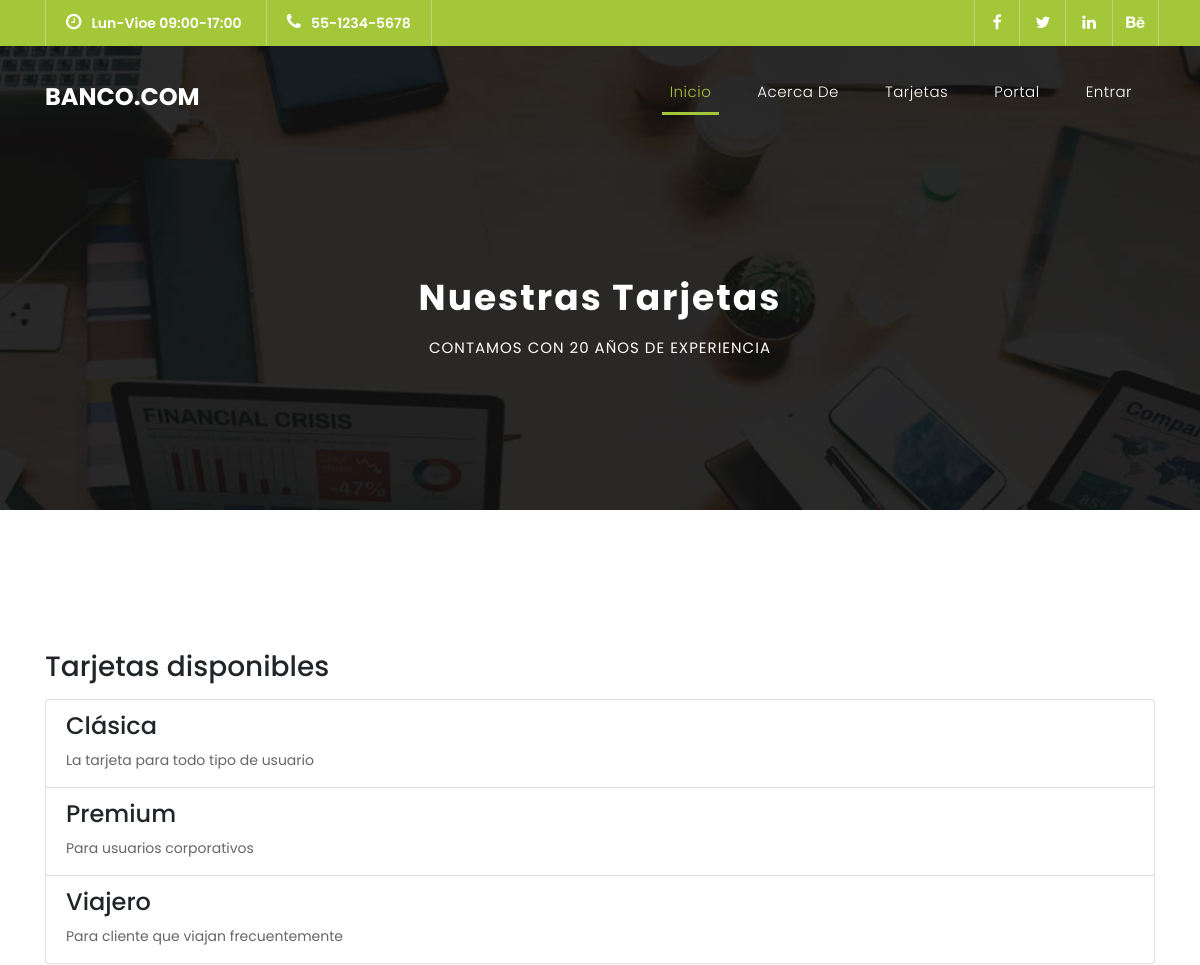
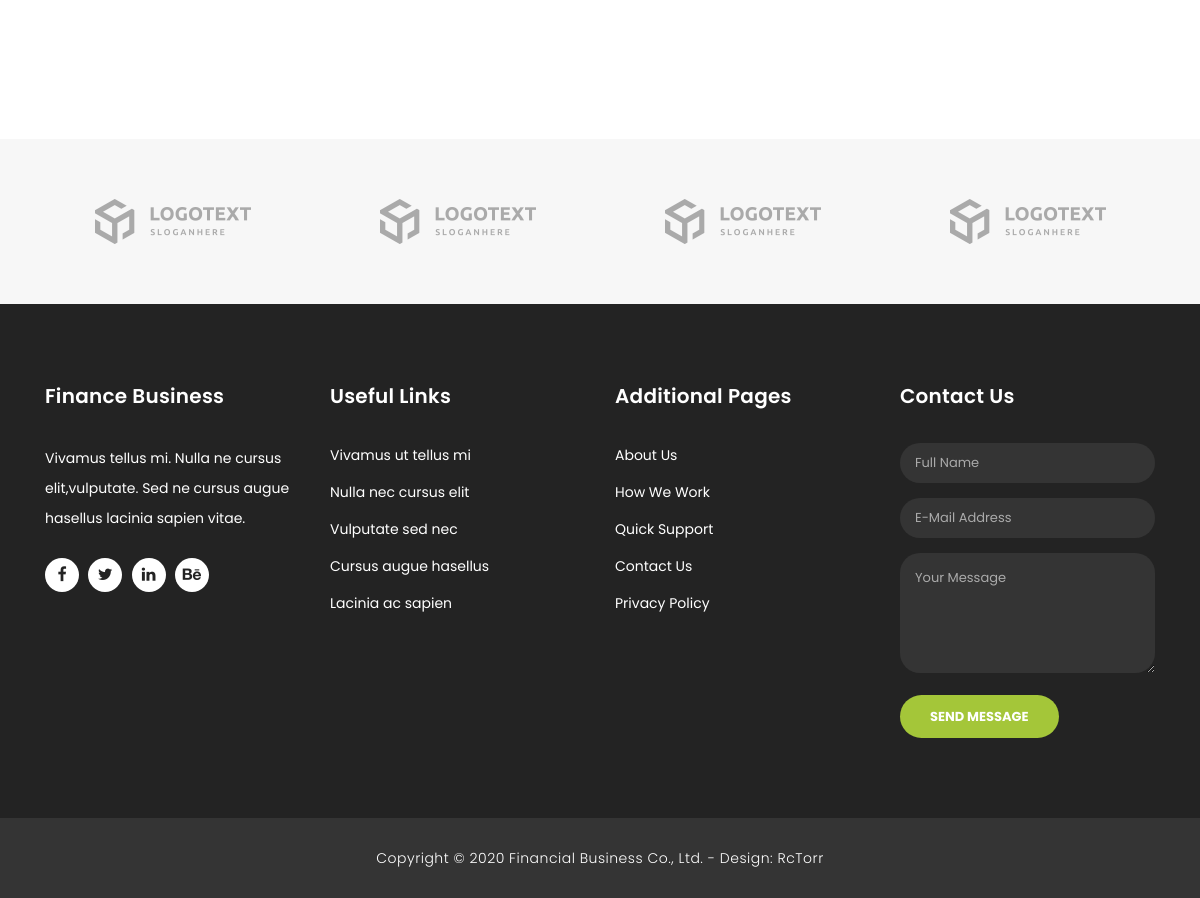
The app's page /tarjetas/ with its own data (2 pictures, top to bottom).
### banco_app/models.py (models this page shows, shortened)
class Tarjeta(models.Model):
    nombre = models.CharField(max_length=145)
    descripcion = models.CharField(max_length=256)
    interes = models.FloatField(default=0.0)

### banco_app/views.py (the view)
# urls.py: path('tarjetas/', views.tarjetas, name="tarjetas"),
def tarjetas(request):
    tarjetas_all = Tarjeta.objects.all()
    return render(request, "banco_app/tarjetas.html",
        {
            "tarjetas": tarjetas_all,
        }
    )

### banco_app/templates/banco_app/tarjetas.html
{% extends "banco_app/base.html" %}
{% load static %}
{% block contenido %}
    <div class="page-heading header-text">
      <div class="container">
        <div class="row">
          <div class="col-md-12">
            <h1>Nuestras Tarjetas</h1>
            <span>Contamos con 20 años de experiencia</span>
          </div>
        </div>
      </div>
    </div>
    <div class="single-services">
      <div class="container">
        <h3 class="mb-3">Tarjetas disponibles</h3>
          <ul class="list-group">
            {% for t in tarjetas %}
            <li class="list-group-item">
              <h4 class="mb-1">{{ t.nombre }}</h4>
              <p>{{ t.descripcion }}</p>
            </li>
            {% endfor %}
          </ul>
      </div>
    </div>
    <div class="partners">
      <div class="container">
        <div class="row">
          <div class="col-md-12">
            <div class="owl-partners owl-carousel">
              <div class="partner-item">
                <img src="images/client-01.png" alt="">
              </div>
            </div>
          </div>
        </div>
      </div>
    </div>
{% endblock %}

### banco_app/static/banco_app/css/templatemo-finance-business.css (style rules this page uses)
body { font-family: 'Poppins', sans-serif; overflow-x: hidden; text-rendering: optimizeLegibility; -webkit-font-smoothing: antialiased; -moz-osx-font-smoothing: grayscale; }
p { margin-bottom: 0px; font-size: 14px; color: #666666; line-height: 30px; }
ul { padding: 0; margin: 0; list-style: none; }
h1,h2,h3,h4,h5,h6 { margin: 0px; }
*, *:before, *:after { -webkit-box-sizing: border-box; box-sizing: border-box; -webkit-font-smoothing: antialiased; -moz-osx-font-smoothing: grayscale; }
.partners { margin-top: 140px; background-color: #f7f7f7; padding: 60px 0px; }
.partners .partner-item img { max-width: 156px; margin: auto; }
.page-heading { text-align: center; background-image: url(../images/page-heading-bg.jpg); background-position: center center; background-repeat: no-repeat; background-size: cover; padding: 230px 0px 150px 0px; color: #fff; }
.page-heading h1 { text-transform: capitalize; font-size: 36px; font-weight: 700; letter-spacing: 2px; margin-bottom: 18px; }
.page-heading span { font-size: 15px; text-transform: uppercase; letter-spacing: 1px; color: #fff; display: block; }
.single-services { margin-top: 140px; }

### records on screen
Tarjeta: nombre "Clásica", descripcion "La tarjeta para todo tipo de usuario"
Tarjeta: nombre "Premium", descripcion "Para usuarios corporativos"
Tarjeta: nombre "Viajero", descripcion "Para cliente que viajan frecuentemente"
